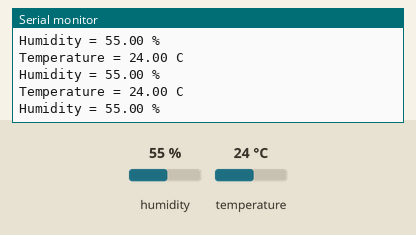
Simulated run of this sketch. Board: Arduino Uno, built with avr-gcc and run on an emulated ATmega328P. Parts: the last lines printed to the serial monitor. The test bench sets the inputs (shaded band); at power-on: humidity 55 %, temperature 24 °C.

Above: at 3.7 s.
3.8 s: humidity set to 22 %
At 6.8 s:
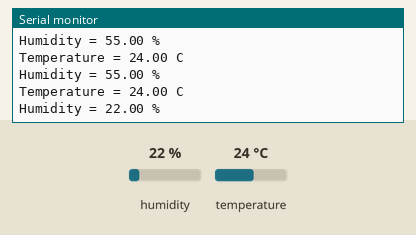
7.7 s: temperature set to 12 °C
At 8.7 s:
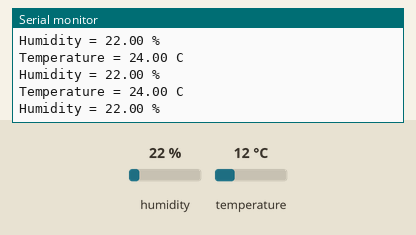
11.6 s: humidity set to 40 %
At 12.4 s:
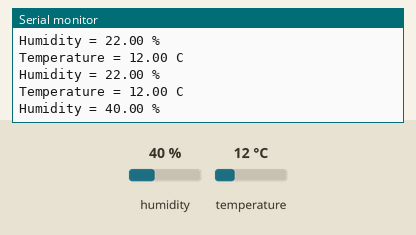
Timing chart, 0 to 14.6 s (numbered marks = the images above; inputs shaded):
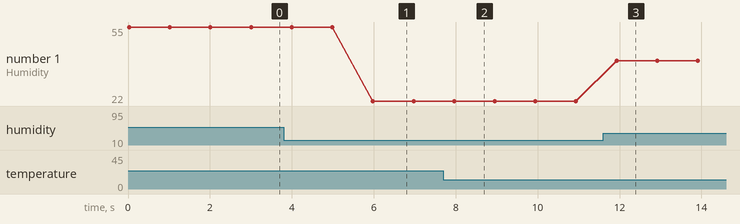

The sketch:

dht22.ino
```cpp
#include <Arduino_FreeRTOS.h>
#include <queue.h>
#include <DHT.h>


#define DHTPIN 2
#define DHTTYPE DHT22

DHT dht(DHTPIN, DHTTYPE);

struct readings{
  float temp;
  float h;
};

QueueHandle_t my_queue;

void setup() {
  Serial.begin(9600);

  dht.begin();

  my_queue = xQueueCreate(1, sizeof(struct readings));

  xTaskCreate(read_data, "read sensors", 128, NULL, 0, NULL);
  xTaskCreate(display, "display", 128, NULL, 0, NULL);
}

void loop() {}

void read_data(void *pvParameters){
  struct readings x;

  for(;;){
    x.temp = dht.readTemperature();
    x.h = dht.readHumidity();

    xQueueSend(my_queue, &x, portMAX_DELAY);

    vTaskDelay(1000 / portTICK_PERIOD_MS);
  }
}

void display(void *pvParameters){
  struct readings x;

  for(;;){
    if(xQueueReceive(my_queue, &x, portMAX_DELAY) == pdPASS){

      Serial.print("Temperature = ");
      Serial.print(x.temp);
      Serial.println(" C");

      Serial.print("Humidity = ");
      Serial.print(x.h);
      Serial.println(" %");
    }
  }
}
```

Measured:
- after the input at 3.8 s, the serial monitor: prints a new line after 2.2 s (image 1)
- after the input at 11.6 s, the serial monitor: prints a new line after 0.33 s (image 3)
- plotted number 1: 55 → 22 after the input at 3.8 s, 22 → 40 after the input at 11.6 s
